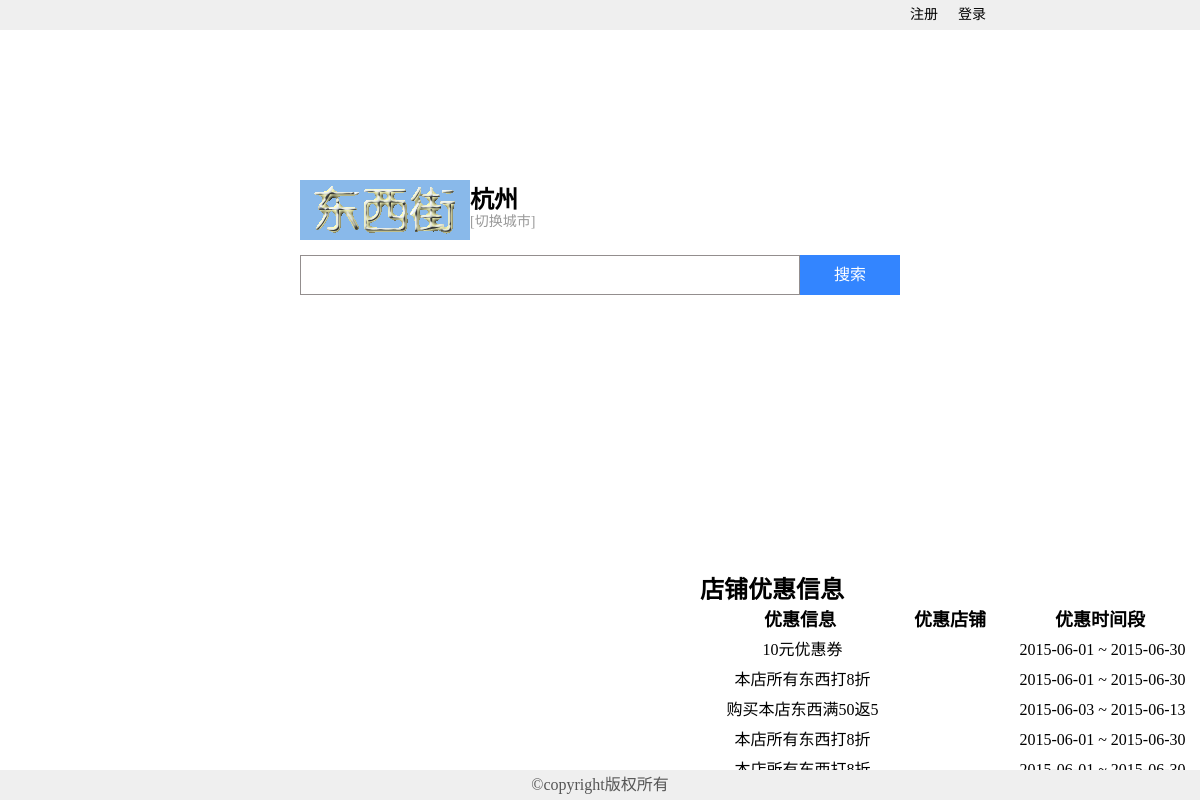
Screenshot of /search.php with the database file from the repository.
### tables this page shows
CREATE TABLE IF NOT EXISTS `preferential` (
  `id` int(11) NOT NULL AUTO_INCREMENT,
  `owner` varchar(50) NOT NULL COMMENT '店主用户',
  `intro` varchar(150) NOT NULL COMMENT '优惠信息',
  `publish_time` datetime NOT NULL COMMENT '发布时间',
  `period_start` date NOT NULL COMMENT '优惠时间段开始时间',
  `period_end` date NOT NULL COMMENT '优惠时间段结束时间',
  `discount` int(11) NOT NULL COMMENT '优惠力度',
  `p_content` text NOT NULL COMMENT '优惠内容',
  `shop_id` varchar(50) NOT NULL COMMENT '认领店铺id',
  `expired` int(1) NOT NULL COMMENT '是否过期，1表示过期，0表示没过期',
  PRIMARY KEY (`id`),
  UNIQUE KEY `id` (`id`)
);

### search.php (the view, shortened to what this page needs)
<!DOCTYPE html>
<html>
<head>
	<link rel="stylesheet" type="text/css" href="css/search.css"/>
</head>
<body>
    <div class="header">
    	<ul>
			<?php
				if($_SESSION['islogin'] == true) {
					$nameuser=$_SESSION['name'];
                    $select_user=mysql_query("select * from user where nicknames='$nameuser'")or die(mysql_error());
                    $user_result=mysql_fetch_assoc($select_user);
                    $u_type=$user_result['u_type'];
                    if ($u_type=='1') {
                        echo "<li class='news'><a href='page/manage-shop.php'>管理店铺</a></li>";
                    }
					echo "<li class='news'><a href='###'>消息</a></li>";
					echo "<li class='pers'><a href='page/changemag.php'>".$_SESSION['name']."</a></li>";
					echo "<li class='drop'><a href='deal/delete-session.php' target='_top'>安全退出</a></li>";
				}
				else {
					echo "<li><a href='page/register.php?q=search'>注册</a></li>";
					echo "<li><a href='page/login.php?q=search'>登录</a></li>";
				}
			?>
    	</ul>
    </div>
    <div class="mid">
		<div class="logo">
			<img src="images/tit.gif"/>
		</div>
		<span class="place" id="place">杭州</span>
		<span class="change-place">[切换城市]</span>
		<div class="search" id="search">
			<input class="ser" type="text" id="ser" title="街道、建筑、商店之间用空格分开"/>
			<div class="ser-ico" id="ser-ico" title="街道、建筑、商店之间用空格分开">搜索</div>
		</div>
	</div>
	<div class="coupon">
		<h2>店铺优惠信息</h2>
		<ul class="th">
			<li class='w250'>优惠信息</li>
			<li class='w100'>优惠店铺</li>
			<li class='w150'>优惠时间段</li>
		</ul>
		<marquee behavior="scroll" direction="up" loop="-1" scrollamount="3" height="140px;" scrolldelay="0" onMouseOut="this.start()" onMouseOver="this.stop()">
		<table class="privilege-list" cellpadding="0" cellspacing="0" border="0">
			<?php
				$select_prefer=mysql_query("select * from preferential where expired='0'")or die(mysql_error());
				$perfer_num=mysql_num_rows($select_prefer);
				for ($i=0; $i < $perfer_num; $i++) {
					$perfer_result=mysql_fetch_assoc($select_prefer);
					$perfer_result_intro=$perfer_result['intro'];
					$perfer_result_content=$perfer_result['p_content'];
					$perfer_result_timestart=$perfer_result['period_start'];
					$perfer_result_timeend=$perfer_result['period_end'];
					$perfer_result_shop=$perfer_result['shop_id'];
					$select_shop=mysql_query("select * from shop where shop_dm='$perfer_result_shop'")or die(mysql_error());
					$shop_result=mysql_fetch_assoc($select_shop);
					$shop_result_name= $shop_result['shop_mc'];
					echo "<tr class='J_detail' _num='$i'>";
						echo "<td class='w250' title=$perfer_result_content>$perfer_result_intro</td>";
						echo "<td class='w100' title=$shop_result_name>$shop_result_name</td>";
						echo "<td class='w150' title='$perfer_result_timestart ~ $perfer_result_timeend'>$perfer_result_timestart ~ $perfer_result_timeend</td>";
					echo "</tr>";
				}
			?>
		</table>
		</marquee>
	</div>
	<div class="footer">&copy;copyright版权所有</div>
</body>
</html>

### css/search.css (style rules this page uses)
* { margin: 0px;padding:0px;text-decoration: none;list-style-type: none; }
.header { height: 30px; width: 100%; background-color: #EFEFEF; font-size: 14px; line-height: 30px; }
.header ul { float: right; margin-right: 20px; width: 280px; }
.header li { width: auto; padding: 0px 10px; float: left; display: inline-block; }
.header li a { color: #000; }
.mid { width: 600px; position: absolute; left: 50%; margin:150px 0px 0px -300px; }
.logo { width: 170px; height: 60px; vertical-align: middle; background-color: #89B9EA; margin-bottom: 15px; position: relative; }
.place { position: absolute; top: 0px; margin-left: 170px; font-size: 24px; cursor: pointer; font-weight: bold; }
.change-place { position: absolute; top: 30px; margin-left: 170px; font-size: 14px; cursor: pointer; color: #999999; }
.search { width: 600px; height: 40px; position: relative; }
.ser { width: 498px; height: 38px; border: 1px solid #938E8E; display: inline-block; line-height: 38px; position: relative; text-indent: 5px; }
.ser-ico { width: 100px; height: 40px; line-height: 40px; text-align: center; display: inline-block; background-color: #3385FF; float: right; cursor: pointer; color: #fff; }
.coupon { width: 500px; height: 200px; bottom: 30px; position: absolute; right: 0px; overflow: hidden; }
.footer { height: 30px; text-align: center; position: absolute; bottom: 0px; color: #555; line-height: 30px; background-color: #EFEFEF; width: 100%; }
.privilege-list tr { height: 30px; line-height: 30px; }
.privilege-list td,.privilege-list th { height: 30px; overflow:hidden; white-space:nowrap; text-overflow: ellipsis; display: inline-block; float: left; text-indent: 5px; text-align: center; }
.w250 { width: 200px; }
.w100 { width: 100px; }
.w150 { width: 200px; }
.th { height: 30px; line-height: 30px; font-size: 18px; font-weight: bold; }
.th li { height: 30px; display: inline-block; float: left; text-align: center; }

### rows the page displays
preferential: intro "10元优惠券", period_start "2015-06-01", period_end "2015-06-30"
preferential: intro "本店所有东西打8折", period_start "2015-06-01", period_end "2015-06-30"
preferential: intro "购买本店东西满50返5", period_start "2015-06-03", period_end "2015-06-13"
preferential: intro "本店所有东西打8折", period_start "2015-06-01", period_end "2015-06-30"
